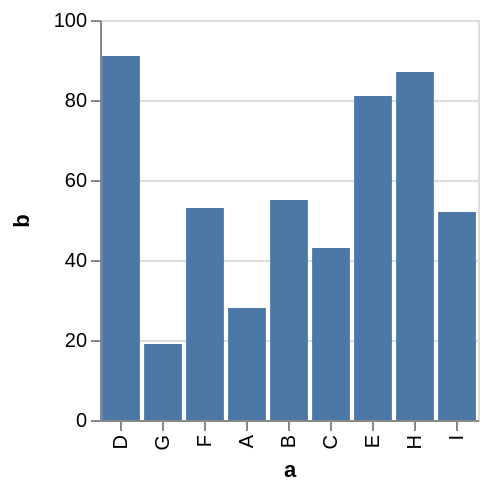

Specify this chart in Vega-Lite:
### Vega specification from a JSON file in a GitHub repository (floating-point values rounded to 4 significant figures)
{"$schema": "https://vega.github.io/schema/vega/v3.0.json", "description": "A simple bar chart with embedded data.", "autosize": "pad", "padding": 5, "height": 200, "style": "cell", "data": [{"name": "source_0", "values": [{"a": "A", "b": 28}, {"a": "B", "b": 55}, {"a": "C", "b": 43}, {"a": "D", "b": 91}, {"a": "E", "b": 81}, {"a": "F", "b": 53}, {"a": "G", "b": 19}, {"a": "H", "b": 87}, {"a": "I", "b": 52}]}, {"name": "data_0", "source": "source_0", "transform": [{"type": "formula", "expr": "toNumber(datum[\"b\"])", "as": "b"}, {"type": "formula", "expr": "datum.a === 'D' ? 0 : datum.a === 'G' ? 1 : datum.a === 'F' ? 2 : 3", "as": "a_sort_index"}]}, {"name": "data_1", "source": "data_0", "transform": [{"type": "filter", "expr": "datum[\"b\"] !== null && !isNaN(datum[\"b\"])"}]}], "signals": [{"name": "x_step", "value": 21}, {"name": "width", "update": "bandspace(domain('x').length, 0.1, 0.05) * x_step"}], "marks": [{"name": "marks", "type": "rect", "style": ["bar"], "from": {"data": "data_1"}, "encode": {"update": {"fill": {"value": "#4c78a8"}, "x": {"scale": "x", "field": "a"}, "width": {"scale": "x", "band": true}, "y": {"scale": "y", "field": "b"}, "y2": {"scale": "y", "value": 0}}}}], "scales": [{"name": "x", "type": "band", "domain": {"data": "data_0", "field": "a", "sort": {"op": "min", "field": "a_sort_index"}}, "range": {"step": {"signal": "x_step"}}, "paddingInner": 0.1, "paddingOuter": 0.05}, {"name": "y", "type": "linear", "domain": {"data": "data_1", "field": "b"}, "range": [{"signal": "height"}, 0], "nice": true, "zero": true}], "axes": [{"scale": "x", "orient": "bottom", "labelOverlap": true, "title": "a", "zindex": 1, "encode": {"labels": {"update": {"angle": {"value": 270}, "align": {"value": "right"}, "baseline": {"value": "middle"}}}}}, {"scale": "y", "orient": "left", "labelOverlap": true, "tickCount": {"signal": "ceil(height/40)"}, "title": "b", "zindex": 1}, {"scale": "y", "orient": "left", "domain": false, "grid": true, "labels": false, "maxExtent": 0, "minExtent": 0, "tickCount": {"signal": "ceil(height/40)"}, "ticks": false, "zindex": 0, "gridScale": "x"}], "config": {"axisY": {"minExtent": 30}}}
